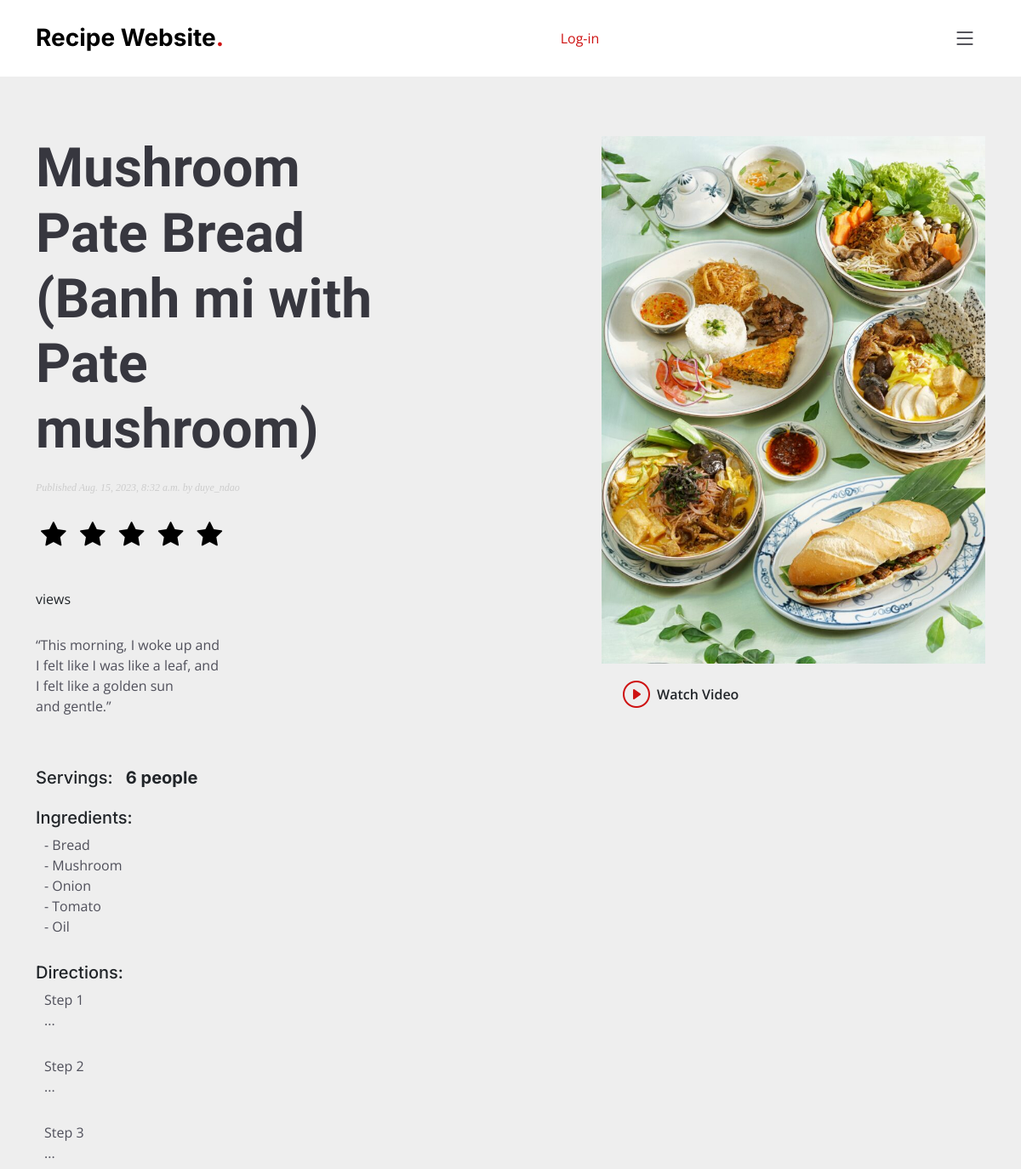
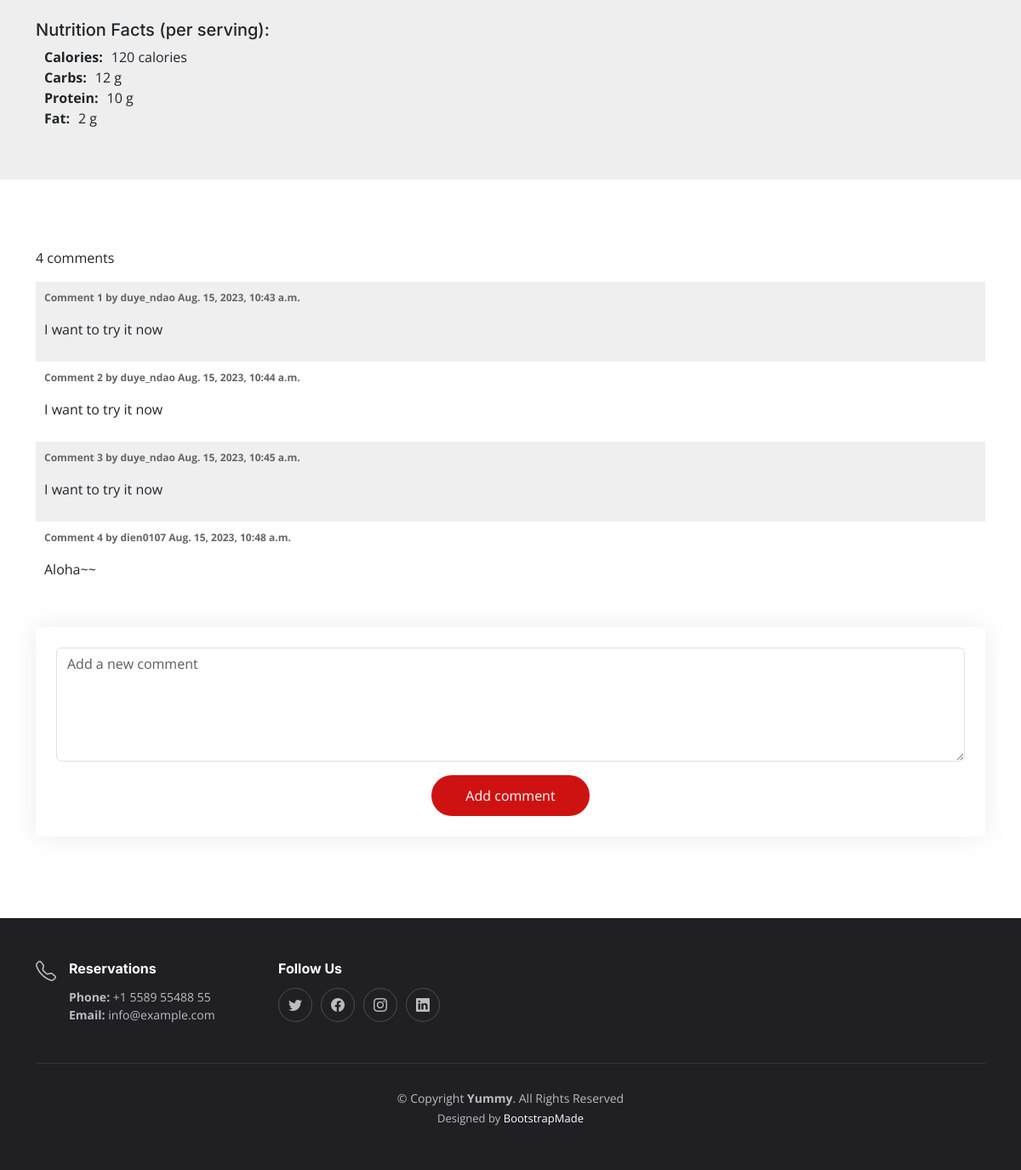
Page /menu/2023/8/15/mushroom-pate-bread-banh-mi-with-pate-mushroom/ on the committed database (2 pictures, top to bottom).
### recipe/models.py (models this page shows, shortened)
class Post(models.Model):
    STATUS_CHOICES = ( ('draft', 'Draft'), ('published', 'Published'), )
    title = models.CharField(max_length=250)
    slug = models.SlugField(max_length=250, unique=True)
    author = models.ForeignKey(User, on_delete=models.CASCADE, related_name='recipe_posts')
    body = models.TextField(blank=True)
    image = models.ImageField(upload_to='posts/image/%Y/%m/%d/', blank=True)
    video = models.FileField(upload_to='posts/video/%Y/%m/%d/', blank=True)
    url = models.URLField()
    publish = models.DateTimeField(default=timezone.now)
    created = models.DateTimeField(auto_now_add=True)
    updated = models.DateTimeField(auto_now=True)
    status = models.CharField(max_length=10, choices=STATUS_CHOICES, default='draft')
    objects = models.Manager() # The default manager.
    published = PublishedManager() # Our custom manager.
    score = models.IntegerField(default=0,
        validators=[
            MaxValueValidator(5),
            MinValueValidator(0),
        ]
    )
    servings = models.IntegerField(default=0)
    ingredients = models.TextField(blank=True)
    direction_step = models.TextField(blank=True)
    nutrition_calories = models.IntegerField(default=0)
    nutrition_carbs = models.IntegerField(default=0)
    nutrition_protein = models.IntegerField(default=0)
    nutrition_fat = models.IntegerField(default=0)
    class Meta:
        ordering = ('-publish',)
    def get_absolute_url_home(self):
        return reverse('recipe:post_detail_home', args=[ self.slug, self.publish.year, self.publish.month, self.publish.day])

class Comment(models.Model):
    post = models.ForeignKey(Post, on_delete=models.CASCADE, related_name='comments')
    name = models.ForeignKey(User, on_delete=models.CASCADE, related_name='recipe_comments')
    body = models.TextField()
    created = models.DateTimeField(auto_now_add=True)
    updated = models.DateTimeField(auto_now=True)
    active = models.BooleanField(default=True)
    class Meta:
        ordering = ('created',)

### recipe/views.py (the view)
# urls.py: path('<int:year>/<int:month>/<int:day>/<slug:post>/', views.post_detail, name='post_detail'),
def post_detail(request, year, month, day, post):
    post = get_object_or_404(Post, slug=post,
                             status='published',
                             publish__year=year,
                             publish__month=month,
                             publish__day=day)
    comments = post.comments.filter(active=True)
    new_comment = None
    total_views = r.incr(f'post:{post.id}:views')
    r.zincrby('post_ranking', 1, post.id)
    if request.method == 'POST':
        comment_form = CommentForm(data=request.POST)
        if comment_form.is_valid():
            new_comment = comment_form.save(commit=False)
            comment_form.instance.name = request.user
            new_comment.post = post
            new_comment.save()
    else:
        comment_form = CommentForm()
    return render(request, 'recipe/post/detail.html', {'post': post,
                                                       'comments': comments,
                                                       'new_comment': new_comment,
                                                       'comment_form': comment_form,
                                                       'total_views': total_views})

### recipe/forms.py
class CommentForm(forms.ModelForm):
    class Meta:
        model = Comment
        fields = ('body', )

### recipe/templates/recipe/post/detail.html (shortened to what this page needs)
{% extends "base.html" %}
{% block content %}
    <section id="menu" class="hero d-flex align-items-center section-bg">
        <div class="container">
            <div class="row justify-content-between gy-5">
                <div class="col-lg-5 order-2 order-lg-1 d-flex flex-column justify-content-center align-items-center align-items-lg-start text-center text-lg-start">
                    <h2 data-aos="fade-up">{{ post.title }}<br></h2>
                    <p class="date"> Published {{ post.publish }} by {{ post.author }}
                        <form class="rate-form" method="post" id="{{ post.id }}">
                            <button type="submit" class="fa fa-star fa-2x my-btn" id="one"></button>
                            <button type="submit" class="fa fa-star fa-2x my-btn" id="two"></button>
                            <button type="submit" class="fa fa-star fa-2x my-btn" id="three"></button>
                            <button type="submit" class="fa fa-star fa-2x my-btn" id="four"></button>
                            <button type="submit" class="fa fa-star fa-2x my-btn" id="five"></button>
                        </form>
                    </p>
                    <span class="count"> {{ total_views }} view{{ total_views|pluralize }} </span>
                    <p data-aos="fade-up" data-aos-delay="100">{{ post.body|linebreaks }}</p>
                    {% if post.servings %}
                        <div style="display: flex; margin-bottom: 15px;">
                            <h5>Servings:
                                <b style="padding-left: 10px;">{{ post.servings }} people</b>
                            </h5>
                        </div>
                    {% endif %}
                    <h5>Ingredients: </h5>
                    {% if post.ingredients %}
                        <div style="padding-left: 10px;">{{ post.ingredients|linebreaks }}</div>
                    {% endif %}
                    <h5>Directions: </h5>
                    {% if post.direction_step %}
                        <div style="padding-left: 10px;">{{ post.direction_step|linebreaks }}</div>
                    {% endif %}
                    <h5>Nutrition Facts (per serving): </h5>
                    {% if post.nutrition_calories %}
                        <div style="display: flex;">
                            <div style="padding-left: 10px;"><b>Calories: </b></div>
                            <div style="padding-left: 10px;"><span>{{ post.nutrition_calories }} calories</span></div>
                        </div>
                    {% endif %}
                    {% if post.nutrition_carbs %}
                        <div style="display: flex;">
                            <div style="padding-left: 10px;"><b>Carbs: </b></div>
                            <div style="padding-left: 10px;"><span>{{ post.nutrition_carbs }} g</span></div>
                        </div>
                    {% endif %}
                    {% if post.nutrition_protein %}
                        <div style="display: flex;">
                            <div style="padding-left: 10px;"><b>Protein: </b></div>
                            <div style="padding-left: 10px;"><span>{{ post.nutrition_protein }} g</span></div>
                        </div>
                    {% endif %}
                    {% if post.nutrition_fat %}
                        <div style="display: flex;">
                            <div style="padding-left: 10px;"><b>Fat: </b></div>
                            <div style="padding-left: 10px;"><span>{{ post.nutrition_fat }} g</span></div>
                        </div>
                    {% endif %}
                </div>
                <div class="col-lg-5 order-1 order-lg-2 text-center text-lg-start">
                    {% load thumbnail %}
                    {% if post.image %}
                        {% if request.user.is_authenticated %}
                            {% thumbnail post.image 526x526 crop="smart" as im %}
                            <a href="{{ post.get_absolute_url }}"><img style="padding-top: 10px;" src="{{ im.url }}" class="menu-img img-fluid" alt=""></a>
                        {% else %}
                            <a href="{{ post.get_absolute_url_home }}"><img src="{{ post.image.url }}" class="menu-img img-fluid" alt=""></a>
                        {% endif %}
                    {% endif %}
                    {% if post.video %}
                        <div class="d-flex" style="padding-top: 20px;" data-aos="fade-up" data-aos-delay="200">
                            <a href="{{ post.video.url }}" class="glightbox btn-watch-video d-flex align-items-center"><i class="bi bi-play-circle"></i><span>Watch Video</span></a>
                        </div>
                    {% endif %}
                </div>
            </div>
        </div>
    </section>
    <div class="contact">
        <div class="container">
                {% with comments.count as total_comments %}
                    <p>{{ total_comments }} comment{{ total_comments|pluralize }}</p>
                {% endwith %}
                {% for comment in comments %}
                    <div class="comment">
                        <p class="info"> Comment {{ forloop.counter }} by {{ comment.name }} {{ comment.created }} </p>
                        {{ comment.body|linebreaks }}
                    </div>
                    {% empty %}
                    <p>There are no comments yet.</p>
                {% endfor %}
                <form method="post" class="comment-form p-3 p-md-4">
                    <div class="form-group">
                        <textarea class="form-control" name="body" cols="40" rows="5" required="" id="id_body" placeholder="Add a new comment"></textarea>
                    </div>
                    <div class="text-center"><button type="submit">Add comment</button></div>
                </form>
        </div>
    </div>
{% endblock %}

### account/static/assets/css/main.css (style rules this page uses)
:root { --font-default: "Open Sans", system-ui, -apple-system, "Segoe UI", Roboto, "Helvetica Neue", Arial, "Noto Sans", "Liberation Sans", sans-serif, "Apple Color Emoji", "Segoe UI Emoji", "Segoe UI Symbol", "Noto Color Emoji"; --font-primary: "Amatic SC", sans-serif; --font-secondary: "Inter", sans-serif; }
:root { --color-default: #212529; --color-primary: #ce1212; --color-secondary: #37373f; }
:root { scroll-behavior: smooth; }
body { font-family: var(--font-default); color: var(--color-default); }
a { color: var(--color-primary); text-decoration: none; }
h1, h2, h3, h4, h5, h6 { font-family: var(--font-secondary); }
section { overflow: hidden; padding: 80px 0; }
.section-bg { background-color: #eee; }
section { scroll-margin-top: 90px; }
.contact { padding: 80px 0; }
.hero { width: 100%; background-size: cover; position: relative; min-height: 60vh; padding: 160px 0 60px 0; }
.hero h2 { font-size: 64px; font-weight: 700; margin-bottom: 20px; color: var(--color-secondary); font-family: var(--font-primary); }
.hero p { color: #4f4f5a; font-weight: 400; margin-bottom: 30px; }
.hero .btn-watch-video { font-size: 16px; transition: 0.5s; margin-left: 25px; color: var(--font-secondary); font-weight: 600; }
.hero .btn-watch-video i { color: var(--color-primary); font-size: 32px; transition: 0.3s; line-height: 0; margin-right: 8px; }

### account/static/assets/css/recipe.css (style rules this page uses)
p.date { color:#ccc; font-family: georgia, serif; font-size: 12px; font-style: italic; }
.comment { padding:10px; }
.comment:nth-child(even) { background:#efefef; }
.comment .info { font-weight:bold; font-size:12px; color:#666; }
.comment-form { width: 100%; margin-top: 30px; background: #fff; box-shadow: 0 0 30px rgba(0, 0, 0, 0.08); }
.contact .comment-form button[type=submit] { background: var(--color-primary); border: 0; padding: 12px 40px; color: #fff; transition: 0.4s; border-radius: 50px; margin-top: 1rem!important; }
.my-btn { background-color: inherit !important; border: 0 !important; }

### rows in the picture
Post: title "Mushroom Pate Bread (Banh mi with Pate mushroom)", publish "Aug. 15, 2023, 8:32 a.m.", author "duye_ndao", body "“This morning, I woke up and I felt like I was like a leaf, and I felt like a golden sun and gentle.”", servings "6", ingredients "- Bread - Mushroom - Onion - Tomato - Oil", direction_step "Step 1 ... Step 2 ... Step 3 ...", nutrition_calories "120", nutrition_carbs "12", nutrition_protein "10", nutrition_fat "2", image (picture)
Comment: name "duye_ndao", created "Aug. 15, 2023, 10:43 a.m.", body "I want to try it now"
Comment: name "duye_ndao", created "Aug. 15, 2023, 10:44 a.m.", body "I want to try it now"
Comment: name "duye_ndao", created "Aug. 15, 2023, 10:45 a.m.", body "I want to try it now"
Comment: name "dien0107", created "Aug. 15, 2023, 10:48 a.m.", body "Aloha~~"

### other values in the picture
{{ total_comments }} "4"
